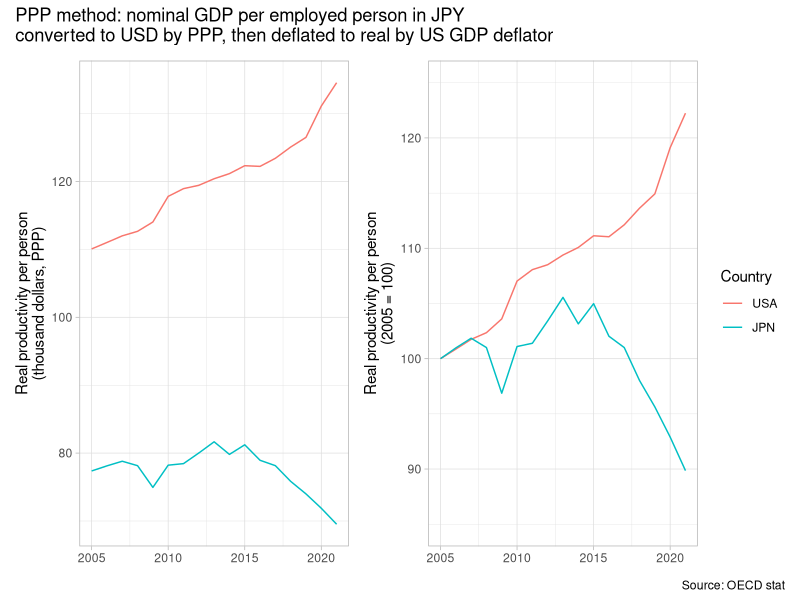
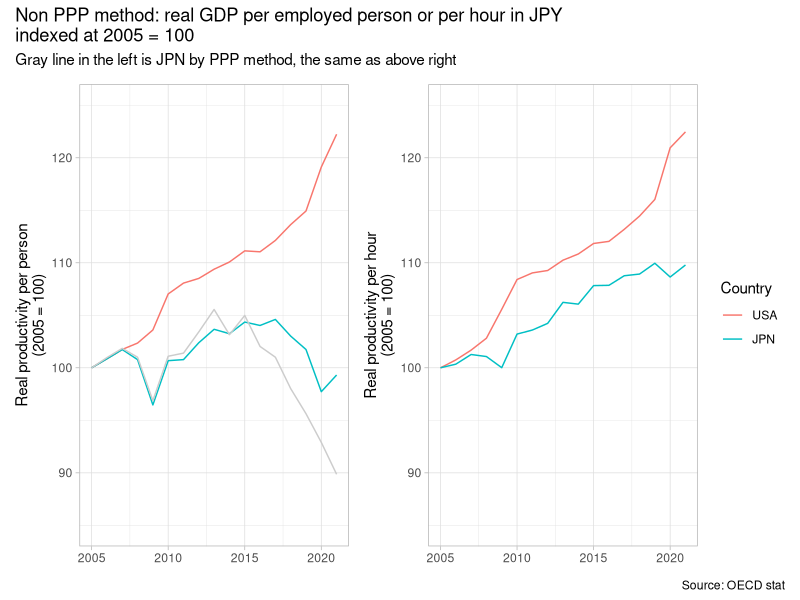

The R script that drew these images, in order:
## ---- chunk 1
knitr::opts_chunk$set(echo = FALSE)

library(tidyverse)
library(lubridate)
library(patchwork)

library(scales)
theme_set(theme_light())
## ---- chunk 2
exchange_rate <- read_csv("data/SNA_TABLE4_17022023090831034.csv")

gdp <- read_csv("data/SNA_TABLE1_17022023093422259.csv")

labor <- read_csv("data/ALFS_SUMTAB_17022023094020931.csv")

hours_worked <- read_csv("data/ANHRS_17022023113300702.csv")
## ---- chunk 3
us_deflator <- gdp |> 
  filter(LOCATION == "USA", MEASURE == "DOB") |> 
  mutate(deflator = Value / 100) |> 
  select(TIME, deflator)
## ---- chunk 4
employment <- labor |> 
  filter(SUBJECT == "YGTT08L1_ST") |> 
  select(LOCATION, TIME, employment = Value)
## ---- chunk 5
ppp <- exchange_rate |> 
  filter(TRANSACT == "PPPGDP") |> 
  select(LOCATION, TIME, ppp = Value)
## ---- chunk 6
real_prod_usd <- gdp |> 
  filter(MEASURE == "C") |> 
  left_join(employment, by = c("LOCATION", "TIME")) |> 
  left_join(ppp, by = c("LOCATION", "TIME")) |> 
  left_join(us_deflator, by = "TIME") |> 
  mutate(
    nominal_prod_loc = Value / employment,
    nominal_prod_usd = nominal_prod_loc / ppp,
    real_prod_usd = nominal_prod_usd / deflator
    ) |> 
  group_by(LOCATION) |> 
  mutate(index = real_prod_usd / real_prod_usd[1] * 100) |> 
  ungroup() |> 
  filter(LOCATION %in% c("USA", "JPN")) |> 
  mutate(LOCATION = factor(LOCATION, levels = c("USA", "JPN")))

p1 <- real_prod_usd |> 
  ggplot(aes(TIME, real_prod_usd)) +
  geom_line(aes(color = LOCATION)) +
  labs(x = NULL, y = "Real productivity per person\n(thousand dollars, PPP)",
       color = "Country")

p2 <- real_prod_usd |> 
  ggplot(aes(TIME, index)) +
  geom_line(aes(color = LOCATION)) +
  scale_y_continuous(limits = c(85, 125)) +
  labs(x = NULL, y = "Real productivity per person\n(2005 = 100)",
       color = "Country")
## ---- chunk 7
p3 <- gdp |> 
  filter(MEASURE == "V") |> 
  left_join(employment, by = c("LOCATION", "TIME")) |> 
  mutate(real_prod_loc = Value / employment) |> 
  group_by(LOCATION) |> 
  mutate(index = real_prod_loc / real_prod_loc[1] * 100) |> 
  ungroup() |> 
  filter(LOCATION %in% c("USA", "JPN")) |> 
  mutate(LOCATION = factor(LOCATION, levels = c("USA", "JPN"))) |> 
  ggplot(aes(TIME, index)) +
  geom_line(aes(color = LOCATION)) +
  geom_line(aes(y = index), color = "gray80",
            data = real_prod_usd |> filter(LOCATION == "JPN")) +
  scale_y_continuous(limits = c(85, 125)) +
  labs(x = NULL, y = "Real productivity per person\n(2005 = 100)",
       color = "Country")
## ---- chunk 8
hours_worked_te <- hours_worked |> 
  filter(EMPSTAT == "TE") |> 
  select(COUNTRY, TIME, hours_worked = Value)

p4 <- gdp |> 
  filter(MEASURE == "V") |> 
  left_join(employment, by = c("LOCATION", "TIME")) |> 
  left_join(hours_worked_te, by = c("LOCATION" = "COUNTRY", "TIME")) |> 
  mutate(
    real_prod_loc = Value / employment,
    real_prod_loc_hr = real_prod_loc / hours_worked
    ) |> 
  group_by(LOCATION) |> 
  mutate(
    prod_per_person = real_prod_loc / real_prod_loc[1] * 100,
    prod_per_hour = real_prod_loc_hr / real_prod_loc_hr[1] * 100
    ) |> 
  ungroup() |> 
  filter(LOCATION %in% c("USA", "JPN")) |> 
  mutate(LOCATION = factor(LOCATION, levels = c("USA", "JPN"))) |> 
  ggplot(aes(TIME, prod_per_hour)) +
  geom_line(aes(color = LOCATION)) +
  scale_y_continuous(limits = c(85, 125)) +
  labs(x = NULL, y = "Real productivity per hour\n(2005 = 100)",
       color = "Country")
## ---- chunk 9
p1 + p2 + plot_layout(ncol = 2, guides = "collect") + plot_annotation(
  title = "PPP method: nominal GDP per employed person in JPY\nconverted to USD by PPP, then deflated to real by US GDP deflator",
  caption = "Source: OECD stat"
)
## ---- chunk 10
p3 + p4 + plot_layout(ncol = 2, guides = "collect") + plot_annotation(
  title = "Non PPP method: real GDP per employed person or per hour in JPY \nindexed at 2005 = 100",
  subtitle = "Gray line in the left is JPN by PPP method, the same as above right",
  caption = "Source: OECD stat"
)
